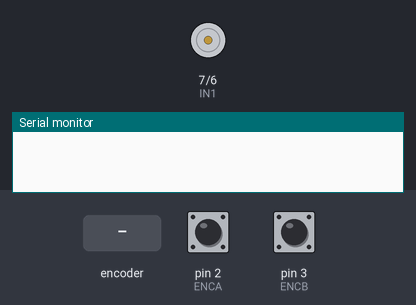
This sketch was run on a simulated Arduino Uno, built with avr-gcc and run on an emulated ATmega328P. On the bench: motor-driver pin pairs drawn as motors (green arrow = first pin HIGH = forward, orange = second pin HIGH = backward, longer = more drive, scaled by the enable pin), the last lines printed to the serial monitor. The inputs (shaded band) are chosen by the test bench; at power-on: pin 2 (ENCA) HIGH, pin 3 (ENCB) HIGH.

Above: at 0.1 s.
At 2.2 s:
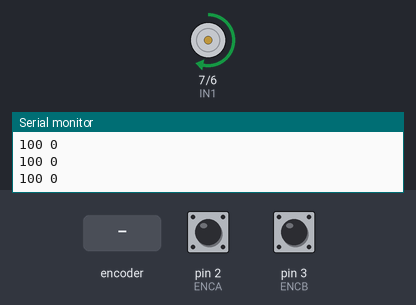
2.3 s: rotary encoder on pin 2 (ENCA) / pin 3 (ENCB) turned 3 steps (first pin leading)
At 2.46 s:
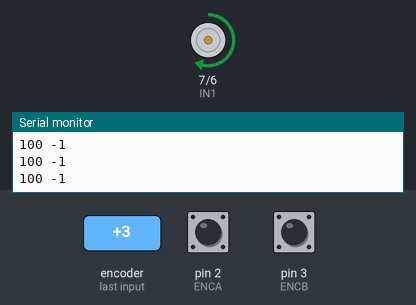
Timing chart, 0 to 5.3 s (numbered marks = the images above; inputs shaded):
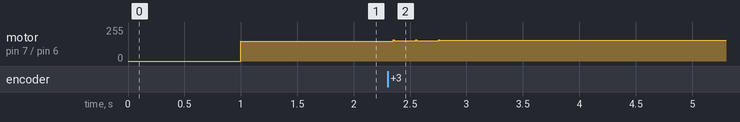

Measured:
- after the input at 2.3 s, motor on pin 7 (IN1) / pin 6 (IN2): forward 150/255 → forward 151/255 after 0.05 s, → forward 153/255 0.20 s later, → forward 154/255 0.20 s later

The sketch:

rotary.ino
```cpp
#define ENCA 2 // YELLOW
#define ENCB 3 // WHITE
#define PWM 5
#define IN2 6
#define IN1 7

int pos = 0;
long prev_time = 0; // microseconds
float err_prev = 0;
float err_integral = 0;
float err_threshold = 3;

// 1. Make the PID general thing
// 2. Use it to make an automatic rotary telephone thingy

void setup() {
  Serial.begin(9600);
  pinMode(ENCA, INPUT);
  pinMode(ENCB, INPUT);
  attachInterrupt(digitalPinToInterrupt(ENCA), readEncoder, RISING);

  pinMode(PWM, OUTPUT);
  pinMode(IN1, OUTPUT);
  pinMode(IN2, OUTPUT);

  delay(1000);
}

String phone_number = "1236549708";

void loop() {
  for (size_t i = 0; i < phone_number.length(); i++) {
    int digit = phone_number.substring(i, i+1).toInt();
    int target = target_from_num(digit);
    move_to_target(target);
    move_to_target(0);
    delay(200);
  }
  delay(1000);
}

int target_from_num(int num) {
  int full_rotation = 1200; // approxiamately
  if (num == 0) num = 10; // put 0 after 9
  return full_rotation / 12 * num;
}

void move_to_target(int target) {
  while (!step_to_target(target));
  setMotor(0, 0, PWM, IN1, IN2);
}

bool step_to_target(int target) {
  float kp = 1.5;
  float kd = 0.05;
  float ki = 0;

  long curr_time = micros();
  float delta_time_micros = (float)(curr_time - prev_time);
  float delta_time_secs = delta_time_micros / 1.0e6;
  prev_time = curr_time;

  int err = target - pos;
  // Finite difference approxiamation
  float de_dt = (err - err_prev) / delta_time_secs;
  err_integral = err_integral + err * delta_time_secs;

  // Control signal
  float u = kp * err + kd * de_dt + ki * err_integral;

  float power = fabs(u);
  power = power >= 255 ? 255 : power; // Cap the power

  // Motor direction
  int dir = u >= 0 ? 1 : -1;

  setMotor(dir, power, PWM, IN1, IN2);

  err_prev = err;

  Serial.print(target);
  Serial.print(" ");
  Serial.print(pos);
  Serial.println();

  return fabs(err) < err_threshold;
}

void setMotor(int dir, int pwm_val, int pwm, int in1, int in2) {
  analogWrite(pwm, pwm_val);
  if (dir == 1) {
    digitalWrite(in1, HIGH);
    digitalWrite(in2, LOW);
  } else if (dir == -1) {
    digitalWrite(in1, LOW);
    digitalWrite(in2, HIGH);
  } else {
    digitalWrite(in1, LOW);
    digitalWrite(in2, LOW);
  }
}

void readEncoder() {
  int b = digitalRead(ENCB);
  if (b > 0) {
    pos += 1;
  } else {
    pos -= 1;
  }
}
```
